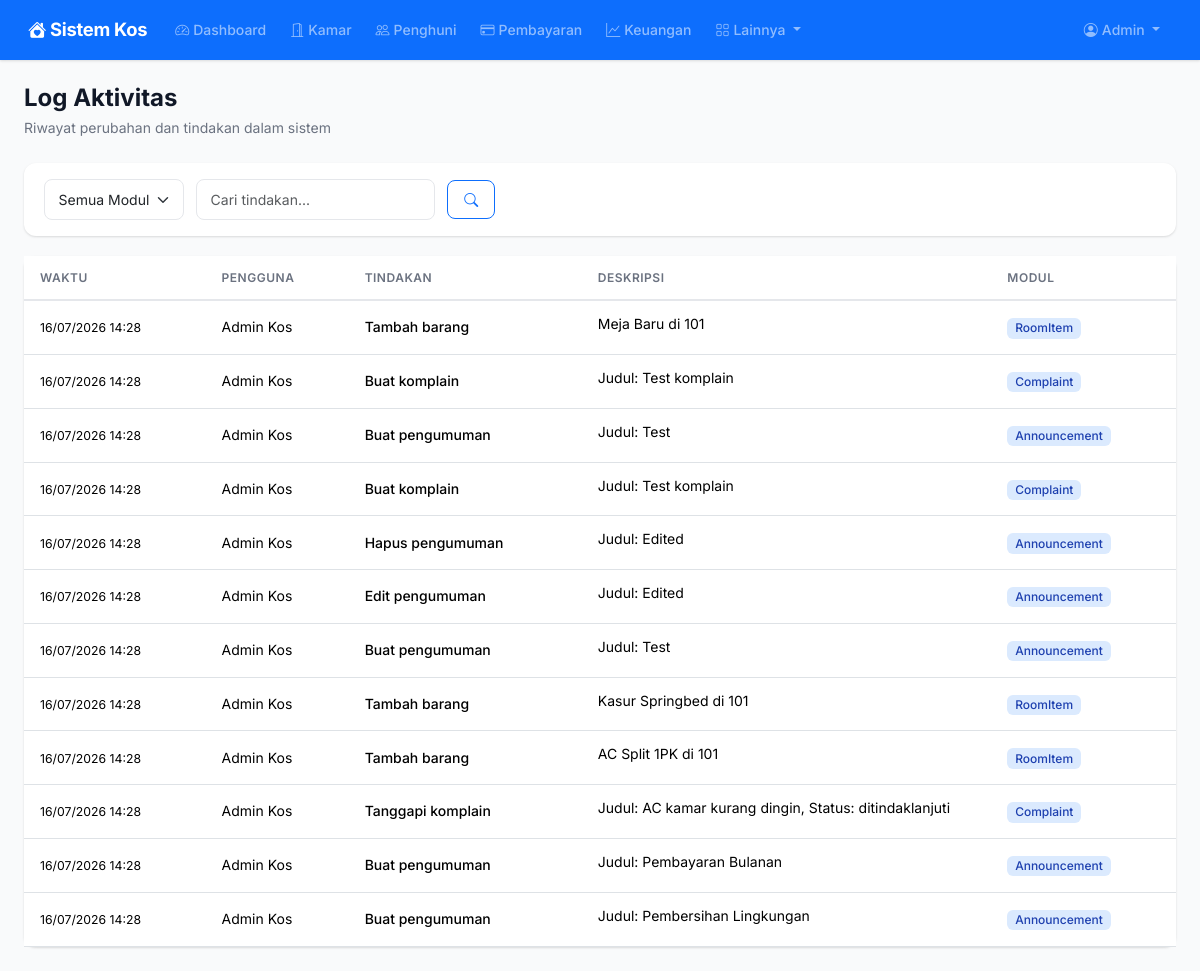
/aktivitas/ (signed in), run on an earlier commit of the app's database.
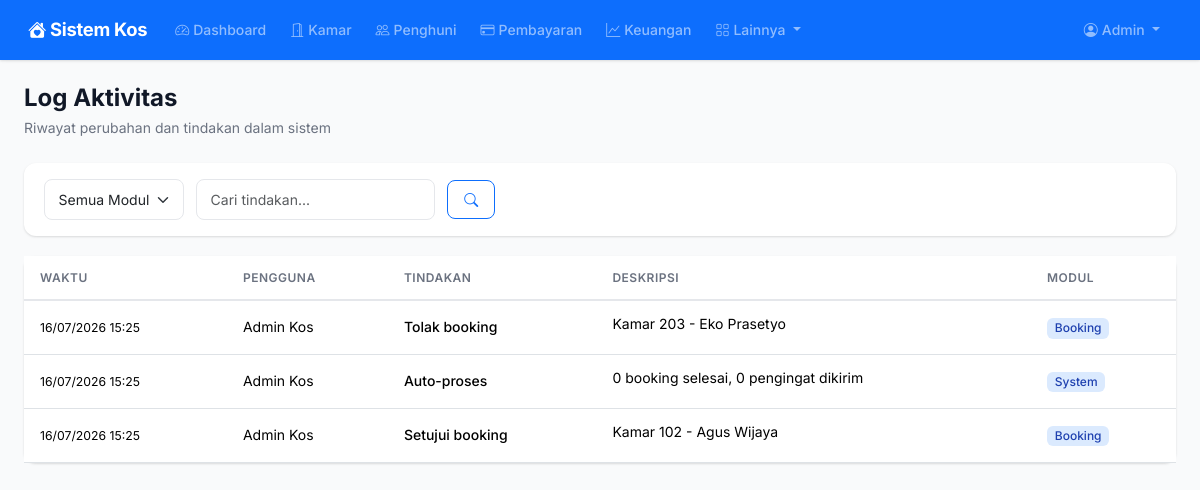
And on a later commit of the database.
### models.py (models this page shows, shortened)
class ActivityLog(db.Model):
    __tablename__ = "activity_logs"
    id = db.Column(db.Integer, primary_key=True)
    user_id = db.Column(db.Integer, db.ForeignKey("users.id"), nullable=True)
    tindakan = db.Column(db.String(100), nullable=False)
    deskripsi = db.Column(db.Text)
    model = db.Column(db.String(50))
    created_at = db.Column(db.DateTime, default=datetime.utcnow)
    user = db.relationship("User", backref="activity_logs")

class User(UserMixin, db.Model):
    __tablename__ = "users"
    id = db.Column(db.Integer, primary_key=True)
    username = db.Column(db.String(80), unique=True, nullable=False)
    email = db.Column(db.String(120), unique=True, nullable=False)
    password_hash = db.Column(db.String(256), nullable=False)
    role = db.Column(db.String(20), nullable=False, default="client")
    nama_lengkap = db.Column(db.String(150), nullable=False)
    no_telepon = db.Column(db.String(20))
    alamat = db.Column(db.Text)
    is_active = db.Column(db.Boolean, default=True)
    created_at = db.Column(db.DateTime, default=datetime.utcnow)
    bookings = db.relationship("Booking", backref="client", lazy="dynamic")
    notifications = db.relationship("Notification", backref="user", lazy="dynamic")

### routes/activity_log.py (the view)
@activity_bp.route("/")
@login_required
def index():
    if current_user.role not in ("admin", "management"):
        return redirect(url_for("dashboard.index"))
    model = request.args.get("model", "")
    tindakan = request.args.get("tindakan", "")
    q = ActivityLog.query
    if model:
        q = q.filter_by(model=model)
    if tindakan:
        q = q.filter(ActivityLog.tindakan.ilike(f"%{tindakan}%"))
    logs = q.order_by(ActivityLog.created_at.desc()).limit(200).all()
    models = [m[0] for m in ActivityLog.query.with_entities(ActivityLog.model).distinct().all()]
    return render_template("activity/index.html", logs=logs, models=models)

### app.py (called while the page is built)
def create_app():
    app = Flask(__name__)
    app.config.from_object("config.Config")
    db.init_app(app)
    login_manager.init_app(app)
    csrf.init_app(app)
    login_manager.login_view = "auth.login"
    login_manager.login_message = "Silakan login terlebih dahulu."
    from models import User
    @login_manager.user_loader
    def load_user(user_id):
        return User.query.get(int(user_id))
    @app.context_processor
    def inject_now():
        from datetime import datetime
        return {"now": datetime.now()}
    @app.context_processor
    def inject_utility():
        from datetime import date
        return {"date_today": date.today()}
    from routes import register_routes
    register_routes(app)
    with app.app_context():
        db.create_all()
    return app

### templates/activity/index.html (shortened to what this page needs)
{% extends "base.html" %}
{% block content %}
<div class="page-header">
    <h1>Log Aktivitas</h1>
    <p>Riwayat perubahan dan tindakan dalam sistem</p>
</div>
<form class="filter-bar" method="GET">
    <select name="model" class="form-select" onchange="this.form.submit()">
        <option value="">Semua Modul</option>
    </select>
    <input type="text" name="tindakan" class="form-control" placeholder="Cari tindakan..."
           value="{{ request.args.get('tindakan', '') }}">
    <button type="submit" class="btn btn-outline-primary"><i class="bi bi-search"></i></button>
</form>
<div class="card border-0">
    <div class="card-body p-0">
        {% if logs %}
        <div class="table-responsive">
            <table class="table table-hover mb-0">
                <thead>
                    <tr>
                        <th>Waktu</th>
                        <th>Pengguna</th>
                        <th>Tindakan</th>
                        <th>Deskripsi</th>
                        <th>Modul</th>
                    </tr>
                </thead>
                <tbody>
                    {% for l in logs %}
                    <tr>
                        <td class="text-nowrap"><small>{{ l.created_at.strftime('%d/%m/%Y %H:%M') }}</small></td>
                        <td>{{ l.user.nama_lengkap if l.user else 'Sistem' }}</td>
                        <td class="fw-medium">{{ l.tindakan }}</td>
                        <td style="max-width:300px">
                            <span class="d-inline-block text-truncate" style="max-width:100%">{{ l.deskripsi }}</span>
                        </td>
                        <td><span class="badge badge-info">{{ l.model }}</span></td>
                    </tr>
                    {% endfor %}
                </tbody>
            </table>
        </div>
        {% else %}
        <div class="empty-state">
            <i class="bi bi-clock-history"></i>
            <h5>Belum ada aktivitas</h5>
        </div>
        {% endif %}
    </div>
</div>
{% endblock %}

What changed in the data, as far as the page shows it:
removed ActivityLog: created_at "16/07/2026 14:28", user "Admin Kos", tindakan "Tambah barang", deskripsi "Meja Baru di 101", model "RoomItem"
removed ActivityLog: created_at "16/07/2026 14:28", user "Admin Kos", tindakan "Buat komplain", deskripsi "Judul: Test komplain", model "Complaint"
removed ActivityLog: created_at "16/07/2026 14:28", user "Admin Kos", tindakan "Buat pengumuman", deskripsi "Judul: Test", model "Announcement"
removed ActivityLog: created_at "16/07/2026 14:28", user "Admin Kos", tindakan "Buat komplain", deskripsi "Judul: Test komplain", model "Complaint"
removed ActivityLog: created_at "16/07/2026 14:28", user "Admin Kos", tindakan "Hapus pengumuman", deskripsi "Judul: Edited", model "Announcement"
removed ActivityLog: created_at "16/07/2026 14:28", user "Admin Kos", tindakan "Edit pengumuman", deskripsi "Judul: Edited", model "Announcement"
removed ActivityLog: created_at "16/07/2026 14:28", user "Admin Kos", tindakan "Buat pengumuman", deskripsi "Judul: Test", model "Announcement"
removed ActivityLog: created_at "16/07/2026 14:28", user "Admin Kos", tindakan "Tambah barang", deskripsi "Kasur Springbed di 101", model "RoomItem"
removed ActivityLog: created_at "16/07/2026 14:28", user "Admin Kos", tindakan "Tambah barang", deskripsi "AC Split 1PK di 101", model "RoomItem"
changed ActivityLog: created_at "16/07/2026 14:28" → "16/07/2026 15:25"; tindakan "Tanggapi komplain" → "Tolak booking"; deskripsi "Judul: AC kamar kurang dingin, Status: ditindaklanjuti" → "Kamar 203 - Eko Prasetyo"; model "Complaint" → "Booking"
changed ActivityLog: created_at "16/07/2026 14:28" → "16/07/2026 15:25"; tindakan "Buat pengumuman" → "Auto-proses"; deskripsi "Judul: Pembayaran Bulanan" → "0 booking selesai, 0 pengingat dikirim"; model "Announcement" → "System"
changed ActivityLog: created_at "16/07/2026 14:28" → "16/07/2026 15:25"; tindakan "Buat pengumuman" → "Setujui booking"; deskripsi "Judul: Pembersihan Lingkungan" → "Kamar 102 - Agus Wijaya"; model "Announcement" → "Booking"
